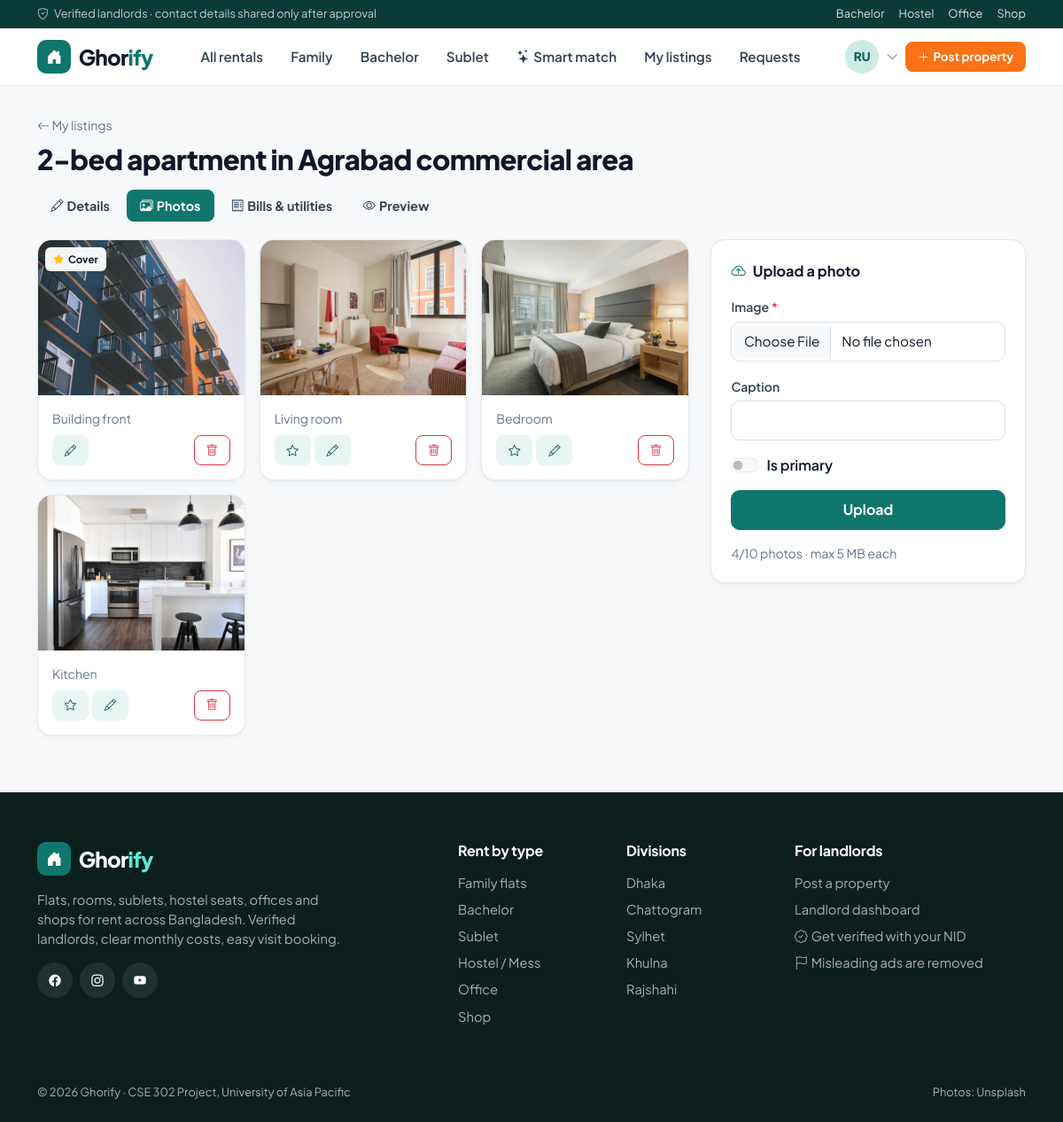
The page /landlord/properties/27/photos/ (signed in) on the database its author committed.
### accounts/models.py (models this page shows, shortened)
class User(AbstractUser):
    objects = GhorifyUserManager()
    class Role(models.TextChoices):
        TENANT = 'tenant', 'Tenant'
        LANDLORD = 'landlord', 'Landlord'
        ADMIN = 'admin', 'Admin'
    email = models.EmailField(unique=True)
    role = models.CharField(max_length=10, choices=Role.choices, default=Role.TENANT)
    phone = models.CharField(max_length=14, blank=True, validators=[phone_validator])
    avatar = models.ImageField(upload_to=avatar_upload_path, blank=True, null=True)
    bio = models.TextField(blank=True, max_length=500)
    class Meta:
        ordering = ['-date_joined']
    @property
    def is_tenant(self):
        return self.role == self.Role.TENANT
    @property
    def is_landlord(self):
        return self.role == self.Role.LANDLORD
    @property
    def display_name(self):
        return self.get_full_name() or self.username
    @property
    def initials(self):
        name = self.display_name.split()
        return ''.join(part[0] for part in name[:2]).upper()

### properties/models.py (models this page shows, shortened)
class Property(models.Model):
    class PropertyType(models.TextChoices):
        APARTMENT = 'apartment', 'Apartment / Flat'
        HOUSE = 'house', 'Full house'
        ROOM = 'room', 'Single room'
        STUDIO = 'studio', 'Studio'
        DUPLEX = 'duplex', 'Duplex'
        SEAT = 'seat', 'Seat (shared room)'
        COMMERCIAL = 'commercial', 'Commercial space'
    class Category(models.TextChoices):
        FAMILY = 'family', 'Family'
        BACHELOR = 'bachelor', 'Bachelor'
        SUBLET = 'sublet', 'Sublet'
        HOSTEL = 'hostel', 'Hostel / Mess'
        OFFICE = 'office', 'Office'
        SHOP = 'shop', 'Shop'
    class Division(models.TextChoices):
        DHAKA = 'dhaka', 'Dhaka'
        CHATTOGRAM = 'chattogram', 'Chattogram'
        KHULNA = 'khulna', 'Khulna'
        RAJSHAHI = 'rajshahi', 'Rajshahi'
        SYLHET = 'sylhet', 'Sylhet'
        BARISHAL = 'barishal', 'Barishal'
        RANGPUR = 'rangpur', 'Rangpur'
        MYMENSINGH = 'mymensingh', 'Mymensingh'
    class Gender(models.TextChoices):
        ANY = 'any', 'Anyone'
        MALE = 'male', 'Male only'
        FEMALE = 'female', 'Female only'
    class Status(models.TextChoices):
        PENDING = 'pending', 'Pending review'
        APPROVED = 'approved', 'Published'
        REJECTED = 'rejected', 'Rejected'
    landlord = models.ForeignKey(settings.AUTH_USER_MODEL, on_delete=models.CASCADE, related_name='properties')
    title = models.CharField(max_length=150)
    description = models.TextField()
    property_type = models.CharField(max_length=12, choices=PropertyType.choices, default=PropertyType.APARTMENT)
    category = models.CharField(max_length=10, choices=Category.choices, default=Category.FAMILY)
    division = models.CharField(max_length=12, choices=Division.choices, default=Division.DHAKA)
    city = models.CharField('City / district', max_length=60, default='Dhaka')
    location = models.CharField('Area', max_length=80, help_text='Neighbourhood, e.g. Dhanmondi')
    address = models.CharField(max_length=255, help_text='Road / house number. Shown only to tenants after approval.')
    price = models.PositiveIntegerField('Monthly rent (BDT)', validators=[MinValueValidator(500)])
    is_negotiable = models.BooleanField('Rent is negotiable', default=False)
    service_charge = models.PositiveIntegerField('Service charge (BDT / month)', default=0)
    advance_months = models.PositiveSmallIntegerField('Advance (months)', default=2)
    bedrooms = models.PositiveSmallIntegerField(default=1)
    bathrooms = models.PositiveSmallIntegerField(default=1)
    balconies = models.PositiveSmallIntegerField(default=0)
    floor = models.SmallIntegerField(default=1, help_text='0 for ground floor')
    size = models.PositiveIntegerField('Size (sq ft)', null=True, blank=True)
    furnished = models.BooleanField(default=False)
    pet_friendly = models.BooleanField(default=False)
    parking = models.BooleanField(default=False)
    amenities = models.ManyToManyField(Amenity, blank=True, related_name='properties')
    tenant_gender = models.CharField(
        'Who can rent', max_length=6, choices=Gender.choices, default=Gender.ANY,
        help_text='Only for bachelor, sublet and hostel listings.',
    )
    house_rules = models.TextField(blank=True, help_text='Guest policy, smoking, cooking rules, etc.')
    gate_closing_time = models.TimeField(null=True, blank=True)
    available_from = models.DateField(null=True, blank=True)
    is_available = models.BooleanField(default=True)
    status = models.CharField(max_length=10, choices=Status.choices, default=Status.PENDING)
    moderation_note = models.CharField(max_length=255, blank=True)
    is_featured = models.BooleanField(default=False, help_text='Featured listings are shown first.')
    view_count = models.PositiveIntegerField(default=0)
    created_at = models.DateTimeField(auto_now_add=True)
    updated_at = models.DateTimeField(auto_now=True)
    objects = PropertyQuerySet.as_manager()
    class Meta:
        ordering = ['-created_at']
        verbose_name_plural = 'properties'
        indexes = [models.Index(fields=['status', 'is_available', 'location'])]
    def get_absolute_url(self):
        return reverse('properties:detail', args=[self.pk])

class PropertyImage(models.Model):
    property = models.ForeignKey(Property, on_delete=models.CASCADE, related_name='images')
    image = models.ImageField(upload_to=property_image_path)
    caption = models.CharField(max_length=120, blank=True)
    is_primary = models.BooleanField(default=False)
    uploaded_at = models.DateTimeField(auto_now_add=True)
    class Meta:
        ordering = ['-is_primary', 'uploaded_at']

### properties/views.py (the view, shortened to what this page needs)
# urls.py: path('landlord/properties/<int:pk>/photos/', views.manage_images, name='images'),
@landlord_required
def manage_images(request, pk):
    prop = _owned_property(request, pk)
    form = PropertyImageForm(request.POST or None, request.FILES or None)
    return render(request, 'properties/manage_images.html', {'property': prop, 'form': form, 'images': prop.images.all()})

### templates/properties/manage_images.html (shortened to what this page needs)
{% extends 'base.html' %}
{% block content %}
<div class="container">
  {% include 'properties/_manage_header.html' with tab='photos' %}
  <div class="row g-4">
    <div class="col-lg-8">
      {% if images %}
      <div class="row g-3">
        {% for img in images %}
        <div class="col-sm-6 col-xl-4">
          <div class="gh-card overflow-hidden h-100">
            <div class="position-relative" style="aspect-ratio:4/3">
              <img src="{{ img.image.url }}" class="w-100 h-100" style="object-fit:cover" alt="">
              {% if img.is_primary %}<span class="chip position-absolute top-0 start-0 m-2"><i class="bi bi-star-fill text-warning"></i> Cover</span>{% endif %}
            </div>
            <div class="p-3">
              <div class="small text-muted mb-2 text-truncate">{{ img.caption|default:'No caption' }}</div>
              <div class="d-flex gap-1">
                {% if not img.is_primary %}
                <form method="post" action="{% url 'properties:image_primary' property.pk img.pk %}">{% csrf_token %}<button class="btn btn-sm btn-soft" title="Make cover"><i class="bi bi-star"></i></button></form>
                {% endif %}
                <a href="{% url 'properties:image_update' property.pk img.pk %}" class="btn btn-sm btn-soft" title="Edit"><i class="bi bi-pencil"></i></a>
                <form method="post" action="{% url 'properties:image_delete' property.pk img.pk %}" data-confirm="Delete this photo?" class="ms-auto">{% csrf_token %}<button class="btn btn-sm btn-outline-danger" title="Delete"><i class="bi bi-trash"></i></button></form>
              </div>
            </div>
          </div>
        </div>
        {% endfor %}
      </div>
      {% else %}
        {% include 'partials/empty.html' with icon='bi-images' title='No photos yet' text='Listings with photos get far more visit requests.' %}
      {% endif %}
    </div>
    <div class="col-lg-4">
      <div class="gh-card gh-card-body sticky-side">
        <div class="gh-card-title"><i class="bi bi-cloud-arrow-up"></i> Upload a photo</div>
        <form method="post" enctype="multipart/form-data">{% csrf_token %}
          <div class="mb-3">
            <label class="form-label" for="id_image">Image <span class="text-danger">*</span></label>
            <input type="file" name="image" id="id_image" class="form-control" accept="image/*" required data-preview="#onePreview">
          </div>
          {% include 'partials/field.html' with field=form.caption %}
          {% include 'partials/field.html' with field=form.is_primary %}
          <button class="btn btn-primary w-100">Upload</button>
        </form>
        <p class="small text-muted mt-3 mb-0">{{ images|length }}/10 photos · max 5 MB each</p>
      </div>
    </div>
  </div>
</div>
{% endblock %}

### templates/partials/navbar.html (shortened to what this page needs)
{% with url=request.resolver_match.url_name ns=request.resolver_match.namespace %}
<div class="top-strip d-none d-md-block">
  <div class="container d-flex justify-content-between">
    <span><i class="bi bi-shield-check me-1"></i> Verified landlords · contact details shared only after approval</span>
    <span class="d-flex gap-3">
      <a href="{% url 'properties:browse' %}?category=bachelor">Bachelor</a>
      <a href="{% url 'properties:browse' %}?category=hostel">Hostel</a>
      <a href="{% url 'properties:browse' %}?category=office">Office</a>
      <a href="{% url 'properties:browse' %}?category=shop">Shop</a>
    </span>
  </div>
</div>
<nav class="navbar navbar-expand-lg gh-nav sticky-top py-2">
  <div class="container">
    <a class="navbar-brand gh-brand" href="{% url 'properties:home' %}">
      <span class="logo"><i class="bi bi-house-door-fill"></i></span><span>Ghor<span class="accent">ify</span></span>
    </a>
    <div class="collapse navbar-collapse" id="mainNav">
      <ul class="navbar-nav ms-lg-4 me-auto gap-1 mt-3 mt-lg-0">
        <li class="nav-item"><a class="nav-link {% if url == 'browse' and not request.GET.category %}active{% endif %}" href="{% url 'properties:browse' %}">All rentals</a></li>
        <li class="nav-item"><a class="nav-link {% if request.GET.category == 'family' %}active{% endif %}" href="{% url 'properties:browse' %}?category=family">Family</a></li>
        <li class="nav-item"><a class="nav-link {% if request.GET.category == 'bachelor' %}active{% endif %}" href="{% url 'properties:browse' %}?category=bachelor">Bachelor</a></li>
        <li class="nav-item"><a class="nav-link {% if request.GET.category == 'sublet' %}active{% endif %}" href="{% url 'properties:browse' %}?category=sublet">Sublet</a></li>
        <li class="nav-item"><a class="nav-link {% if ns == 'search' and url == 'search' %}active{% endif %}" href="{% url 'search:search' %}"><i class="bi bi-stars me-1"></i>Smart match</a></li>
        {% if user.is_authenticated and user.is_tenant %}
          <li class="nav-item"><a class="nav-link {% if url == 'compare' or url == 'comparison' %}active{% endif %}" href="{% url 'interactions:compare' %}">Compare{% if compare_count %}<span class="nav-badge">{{ compare_count }}</span>{% endif %}</a></li>
        {% elif user.is_authenticated and user.is_landlord %}
          <li class="nav-item"><a class="nav-link {% if url == 'mine' %}active{% endif %}" href="{% url 'properties:mine' %}">My listings</a></li>
          <li class="nav-item"><a class="nav-link {% if url == 'incoming' %}active{% endif %}" href="{% url 'interactions:incoming' %}">Requests</a></li>
        {% elif user.is_authenticated and user.is_platform_admin %}
          <li class="nav-item"><a class="nav-link {% if url == 'moderation' %}active{% endif %}" href="{% url 'dashboard:moderation' %}">Moderation</a></li>
        {% endif %}
      </ul>
      <div class="d-flex align-items-center gap-2 mt-3 mt-lg-0">
        {% if user.is_authenticated %}
          <div class="dropdown">
            <a href="#" class="d-flex align-items-center gap-2 text-reset" data-bs-toggle="dropdown" aria-expanded="false">
              {% if user.avatar %}<img src="{{ user.avatar.url }}" class="avatar" alt="">{% else %}<span class="avatar">{{ user.initials }}</span>{% endif %}
              <i class="bi bi-chevron-down small text-muted"></i>
            </a>
          </div>
        {% else %}
          <a href="{% url 'accounts:login' %}" class="btn btn-sm btn-soft"><i class="bi bi-person me-1"></i>Log in</a>
        {% endif %}
        {% if not user.is_authenticated or user.is_landlord %}
          <a href="{% if user.is_authenticated %}{% url 'properties:create' %}{% else %}{% url 'accounts:register' %}{% endif %}" class="btn btn-sm btn-accent"><i class="bi bi-plus-lg me-1"></i>Post property</a>
        {% endif %}
      </div>
    </div>
  </div>
</nav>
{% endwith %}

### templates/properties/_manage_header.html
<div class="page-header">
  <a href="{% url 'properties:mine' %}" class="small text-muted"><i class="bi bi-arrow-left"></i> My listings</a>
  <h1 class="mt-2">{{ property.title }}</h1>
  <ul class="nav nav-pills-gh gap-1 mt-3">
    <li><a class="nav-link" href="{% url 'properties:update' property.pk %}"><i class="bi bi-pencil me-1"></i>Details</a></li>
    <li><a class="nav-link {% if tab == 'photos' %}active{% endif %}" href="{% url 'properties:images' property.pk %}"><i class="bi bi-images me-1"></i>Photos</a></li>
    <li><a class="nav-link {% if tab == 'bills' %}active{% endif %}" href="{% url 'properties:utilities' property.pk %}"><i class="bi bi-receipt me-1"></i>Bills &amp; utilities</a></li>
    <li><a class="nav-link" href="{{ property.get_absolute_url }}"><i class="bi bi-eye me-1"></i>Preview</a></li>
  </ul>
</div>

### rows shown on the page
User: initials "RU"
Property: title "2-bed apartment in Agrabad commercial area"
PropertyImage: image (picture), is_primary True (drawn), caption "Building front"
PropertyImage: image (picture), caption "Living room", is_primary False (drawn)
PropertyImage: image (picture), caption "Bedroom", is_primary False (drawn)
PropertyImage: image (picture), caption "Kitchen", is_primary False (drawn)

### other values the page prints
{{ field.label }} "Caption"
{{ field.label }} "Is primary"
{{ images|length }} "4"
